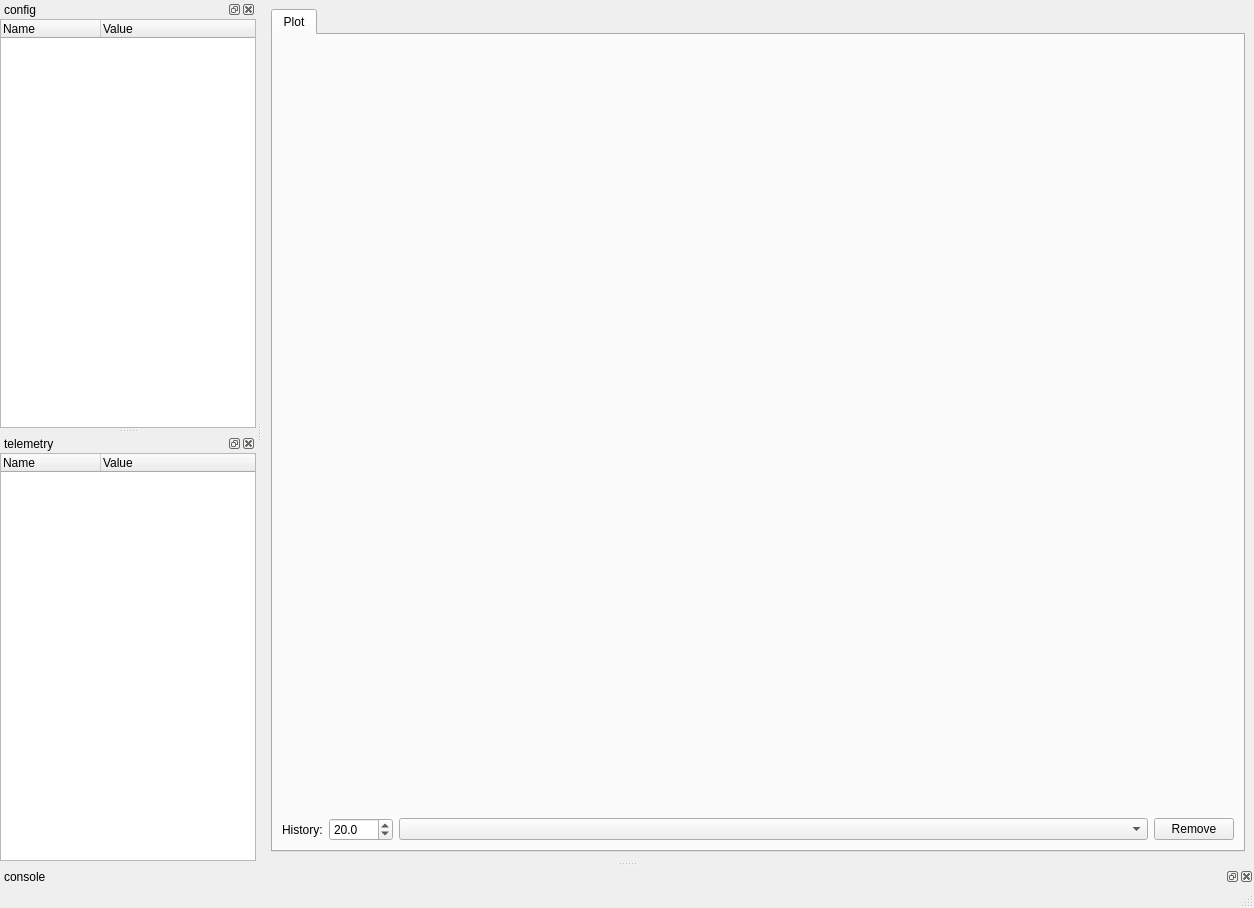
<?xml version="1.0" encoding="UTF-8"?>
<ui version="4.0">
 <class>TviewMainWindow</class>
 <widget class="QMainWindow" name="TviewMainWindow">
  <property name="geometry">
   <rect>
    <x>0</x>
    <y>0</y>
    <width>1254</width>
    <height>908</height>
   </rect>
  </property>
  <property name="windowTitle">
   <string>tview</string>
  </property>
  <property name="dockOptions">
   <set>QMainWindow::AllowTabbedDocks|QMainWindow::AnimatedDocks|QMainWindow::ForceTabbedDocks</set>
  </property>
  <widget class="QWidget" name="centralwidget">
   <layout class="QVBoxLayout" name="verticalLayout_3">
    <item>
     <widget class="QTabWidget" name="tabWidget">
      <property name="currentIndex">
       <number>0</number>
      </property>
      <widget class="QWidget" name="tab">
       <attribute name="title">
        <string>Plot</string>
       </attribute>
       <layout class="QVBoxLayout" name="verticalLayout_4">
        <item>
         <widget class="QWidget" name="plotHolderWidget" native="true">
          <property name="sizePolicy">
           <sizepolicy hsizetype="Preferred" vsizetype="Preferred">
            <horstretch>0</horstretch>
            <verstretch>1</verstretch>
           </sizepolicy>
          </property>
         </widget>
        </item>
        <item>
         <layout class="QHBoxLayout" name="horizontalLayout">
          <item>
           <widget class="QLabel" name="historyLabel">
            <property name="text">
             <string>History:</string>
            </property>
           </widget>
          </item>
          <item>
           <widget class="QDoubleSpinBox" name="historySpin">
            <property name="decimals">
             <number>1</number>
            </property>
            <property name="maximum">
             <double>5000.000000000000000</double>
            </property>
            <property name="value">
             <double>20.000000000000000</double>
            </property>
           </widget>
          </item>
          <item>
           <widget class="QComboBox" name="plotItemCombo">
            <property name="sizePolicy">
             <sizepolicy hsizetype="Preferred" vsizetype="Fixed">
              <horstretch>1</horstretch>
              <verstretch>0</verstretch>
             </sizepolicy>
            </property>
           </widget>
          </item>
          <item>
           <widget class="QPushButton" name="plotItemRemoveButton">
            <property name="text">
             <string>Remove</string>
            </property>
           </widget>
          </item>
         </layout>
        </item>
       </layout>
      </widget>
     </widget>
    </item>
   </layout>
  </widget>
  <widget class="QMenuBar" name="menubar">
   <property name="geometry">
    <rect>
     <x>0</x>
     <y>0</y>
     <width>1254</width>
     <height>19</height>
    </rect>
   </property>
  </widget>
  <widget class="QStatusBar" name="statusbar"/>
  <widget class="QDockWidget" name="consoleDock">
   <property name="windowTitle">
    <string>console</string>
   </property>
   <attribute name="dockWidgetArea">
    <number>8</number>
   </attribute>
   <widget class="QWidget" name="consoleDockWidget"/>
  </widget>
  <widget class="QDockWidget" name="configDock">
   <property name="windowTitle">
    <string>config</string>
   </property>
   <attribute name="dockWidgetArea">
    <number>1</number>
   </attribute>
   <widget class="QWidget" name="configDockWidget">
    <layout class="QVBoxLayout" name="verticalLayout">
     <property name="margin">
      <number>0</number>
     </property>
     <item>
      <widget class="QTreeWidget" name="configTreeWidget">
       <property name="baseSize">
        <size>
         <width>0</width>
         <height>0</height>
        </size>
       </property>
       <property name="columnCount">
        <number>2</number>
       </property>
       <attribute name="headerVisible">
        <bool>true</bool>
       </attribute>
       <column>
        <property name="text">
         <string notr="true">Name</string>
        </property>
       </column>
       <column>
        <property name="text">
         <string notr="true">Value</string>
        </property>
       </column>
      </widget>
     </item>
    </layout>
   </widget>
  </widget>
  <widget class="QDockWidget" name="telemetryDock">
   <property name="baseSize">
    <size>
     <width>0</width>
     <height>0</height>
    </size>
   </property>
   <property name="windowTitle">
    <string>telemetry</string>
   </property>
   <attribute name="dockWidgetArea">
    <number>1</number>
   </attribute>
   <widget class="QWidget" name="telemetryDockWidget">
    <layout class="QVBoxLayout" name="verticalLayout_2">
     <property name="margin">
      <number>0</number>
     </property>
     <item>
      <widget class="QTreeWidget" name="telemetryTreeWidget">
       <property name="baseSize">
        <size>
         <width>0</width>
         <height>0</height>
        </size>
       </property>
       <property name="columnCount">
        <number>2</number>
       </property>
       <attribute name="headerVisible">
        <bool>true</bool>
       </attribute>
       <column>
        <property name="text">
         <string notr="true">Name</string>
        </property>
       </column>
       <column>
        <property name="text">
         <string notr="true">Value</string>
        </property>
       </column>
      </widget>
     </item>
    </layout>
   </widget>
  </widget>
 </widget>
 <resources/>
 <connections/>
</ui>
